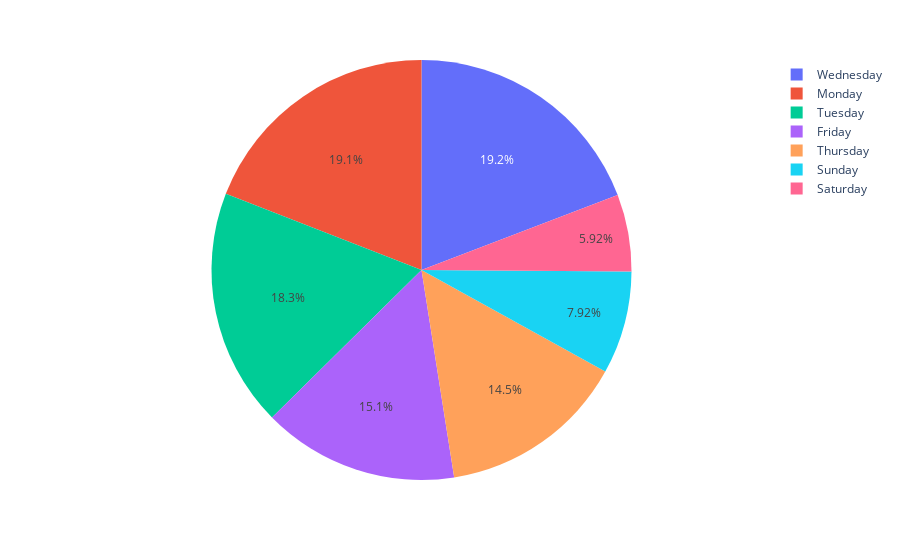

Here is the notebook cell this chart was saved with:
### Code cell
px.pie(minutes_by_day_week, names = 'day_week', values = 'minutes_played')

### Figure 1 — Plotly figure (JSON) as saved in the notebook; plotly's stock layout.template omitted (floating-point values rounded to 4 significant figures)
{"data": [{"domain": {"x": [0, 1], "y": [0, 1]}, "hovertemplate": "day_week=%{label}<br>minutes_played=%{value}<extra></extra>", "labels": ["Friday", "Monday", "Saturday", "Sunday", "Thursday", "Tuesday", "Wednesday"], "legendgroup": "", "name": "", "showlegend": true, "type": "pie", "values": [4643.0, 5870.0, 1821.0, 2437.0, 4451.0, 5629.0, 5902.0]}], "layout": {"legend": {"tracegroupgap": 0}, "margin": {"t": 60}}}
